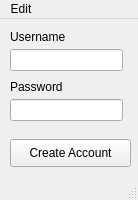
<?xml version="1.0" encoding="UTF-8"?>
<ui version="4.0">
 <class>createaccount</class>
 <widget class="QMainWindow" name="createaccount">
  <property name="geometry">
   <rect>
    <x>0</x>
    <y>0</y>
    <width>138</width>
    <height>200</height>
   </rect>
  </property>
  <property name="windowTitle">
   <string>Create Account</string>
  </property>
  <widget class="QWidget" name="centralwidget">
   <widget class="QLabel" name="username">
    <property name="geometry">
     <rect>
      <x>10</x>
      <y>10</y>
      <width>71</width>
      <height>16</height>
     </rect>
    </property>
    <property name="text">
     <string>Username</string>
    </property>
   </widget>
   <widget class="QLineEdit" name="username_input">
    <property name="geometry">
     <rect>
      <x>10</x>
      <y>30</y>
      <width>113</width>
      <height>22</height>
     </rect>
    </property>
    <property name="sizePolicy">
     <sizepolicy hsizetype="Fixed" vsizetype="Fixed">
      <horstretch>0</horstretch>
      <verstretch>0</verstretch>
     </sizepolicy>
    </property>
    <property name="focusPolicy">
     <enum>Qt::ClickFocus</enum>
    </property>
   </widget>
   <widget class="QLabel" name="password">
    <property name="geometry">
     <rect>
      <x>10</x>
      <y>60</y>
      <width>71</width>
      <height>16</height>
     </rect>
    </property>
    <property name="text">
     <string>Password</string>
    </property>
   </widget>
   <widget class="QLineEdit" name="password_input">
    <property name="geometry">
     <rect>
      <x>10</x>
      <y>80</y>
      <width>113</width>
      <height>22</height>
     </rect>
    </property>
    <property name="sizePolicy">
     <sizepolicy hsizetype="Fixed" vsizetype="Fixed">
      <horstretch>0</horstretch>
      <verstretch>0</verstretch>
     </sizepolicy>
    </property>
    <property name="focusPolicy">
     <enum>Qt::ClickFocus</enum>
    </property>
   </widget>
   <widget class="QPushButton" name="create_account">
    <property name="geometry">
     <rect>
      <x>10</x>
      <y>120</y>
      <width>121</width>
      <height>28</height>
     </rect>
    </property>
    <property name="text">
     <string>Create Account</string>
    </property>
   </widget>
  </widget>
  <widget class="QMenuBar" name="menubar">
   <property name="geometry">
    <rect>
     <x>0</x>
     <y>0</y>
     <width>138</width>
     <height>26</height>
    </rect>
   </property>
   <widget class="QMenu" name="menuEdit">
    <property name="title">
     <string>Edit</string>
    </property>
    <addaction name="actionSettings"/>
   </widget>
   <addaction name="menuEdit"/>
  </widget>
  <widget class="QStatusBar" name="statusbar"/>
  <action name="actionSettings">
   <property name="text">
    <string>Settings</string>
   </property>
  </action>
  <action name="actionCreate_Account">
   <property name="text">
    <string>Create Account</string>
   </property>
   <property name="toolTip">
    <string>&lt;html&gt;&lt;head/&gt;&lt;body&gt;&lt;p&gt;Creates the Account&lt;/p&gt;&lt;/body&gt;&lt;/html&gt;</string>
   </property>
  </action>
 </widget>
 <tabstops>
  <tabstop>create_account</tabstop>
 </tabstops>
 <resources/>
 <connections/>
</ui>
